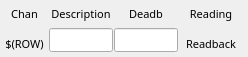
<?xml version="1.0" encoding="UTF-8"?>
<ui version="4.0">
 <class>EFrame</class>
 <widget class="QEFrame" name="EFrame">
  <property name="geometry">
   <rect>
    <x>0</x>
    <y>0</y>
    <width>248</width>
    <height>57</height>
   </rect>
  </property>
  <property name="sizeIncrement">
   <size>
    <width>1</width>
    <height>1</height>
   </size>
  </property>
  <property name="windowTitle">
   <string>EFrame</string>
  </property>
  <layout class="QVBoxLayout" name="verticalLayout">
   <property name="spacing">
    <number>1</number>
   </property>
   <property name="margin">
    <number>5</number>
   </property>
   <item>
    <layout class="QHBoxLayout" name="horizontalLayout" stretch="1,2,2,2">
     <property name="spacing">
      <number>1</number>
     </property>
     <item>
      <layout class="QVBoxLayout" name="verticalLayout_5" stretch="1,9,9,9">
       <property name="spacing">
        <number>1</number>
       </property>
       <property name="rightMargin">
        <number>4</number>
       </property>
       <item>
        <spacer name="verticalSpacer">
         <property name="orientation">
          <enum>Qt::Vertical</enum>
         </property>
         <property name="sizeHint" stdset="0">
          <size>
           <width>20</width>
           <height>40</height>
          </size>
         </property>
        </spacer>
       </item>
       <item>
        <widget class="QLabel" name="label_10">
         <property name="sizePolicy">
          <sizepolicy hsizetype="Preferred" vsizetype="Preferred">
           <horstretch>0</horstretch>
           <verstretch>0</verstretch>
          </sizepolicy>
         </property>
         <property name="font">
          <font>
           <family>Abyssinica SIL</family>
           <pointsize>8</pointsize>
          </font>
         </property>
         <property name="text">
          <string>Chan</string>
         </property>
         <property name="alignment">
          <set>Qt::AlignCenter</set>
         </property>
        </widget>
       </item>
       <item>
        <spacer name="verticalSpacer_2">
         <property name="orientation">
          <enum>Qt::Vertical</enum>
         </property>
         <property name="sizeHint" stdset="0">
          <size>
           <width>20</width>
           <height>40</height>
          </size>
         </property>
        </spacer>
       </item>
       <item>
        <widget class="QESubstitutedLabel" name="qesubstitutedlabel">
         <property name="font">
          <font>
           <family>Abyssinica SIL</family>
           <pointsize>8</pointsize>
          </font>
         </property>
         <property name="text">
          <string>$(ROW)</string>
         </property>
         <property name="alignment">
          <set>Qt::AlignCenter</set>
         </property>
         <property name="labelText" stdset="0">
          <string>$(ROW)</string>
         </property>
        </widget>
       </item>
      </layout>
     </item>
     <item>
      <layout class="QVBoxLayout" name="verticalLayout_3" stretch="1,9,9,9">
       <property name="spacing">
        <number>1</number>
       </property>
       <item>
        <spacer name="verticalSpacer_7">
         <property name="orientation">
          <enum>Qt::Vertical</enum>
         </property>
         <property name="sizeHint" stdset="0">
          <size>
           <width>20</width>
           <height>40</height>
          </size>
         </property>
        </spacer>
       </item>
       <item>
        <widget class="QLabel" name="label_8">
         <property name="sizePolicy">
          <sizepolicy hsizetype="Preferred" vsizetype="Preferred">
           <horstretch>0</horstretch>
           <verstretch>0</verstretch>
          </sizepolicy>
         </property>
         <property name="font">
          <font>
           <family>Abyssinica SIL</family>
           <pointsize>8</pointsize>
          </font>
         </property>
         <property name="text">
          <string>Description</string>
         </property>
         <property name="alignment">
          <set>Qt::AlignCenter</set>
         </property>
        </widget>
       </item>
       <item>
        <spacer name="verticalSpacer_8">
         <property name="orientation">
          <enum>Qt::Vertical</enum>
         </property>
         <property name="sizeHint" stdset="0">
          <size>
           <width>20</width>
           <height>40</height>
          </size>
         </property>
        </spacer>
       </item>
       <item>
        <widget class="QELineEdit" name="qelineedit_17">
         <property name="sizePolicy">
          <sizepolicy hsizetype="Preferred" vsizetype="Preferred">
           <horstretch>0</horstretch>
           <verstretch>0</verstretch>
          </sizepolicy>
         </property>
         <property name="font">
          <font>
           <family>Abyssinica SIL</family>
           <pointsize>8</pointsize>
          </font>
         </property>
         <property name="alignment">
          <set>Qt::AlignCenter</set>
         </property>
         <property name="variable" stdset="0">
          <string>$(P)GalilAi$(ROW)_MON.DESC</string>
         </property>
         <property name="variableSubstitutions" stdset="0">
          <string/>
         </property>
         <property name="displayAlarmStateOption" stdset="0">
          <enum>QEGenericEdit::Never</enum>
         </property>
        </widget>
       </item>
      </layout>
     </item>
     <item>
      <layout class="QVBoxLayout" name="verticalLayout_2" stretch="1,9,9,9">
       <property name="spacing">
        <number>1</number>
       </property>
       <item>
        <spacer name="verticalSpacer_3">
         <property name="orientation">
          <enum>Qt::Vertical</enum>
         </property>
         <property name="sizeHint" stdset="0">
          <size>
           <width>20</width>
           <height>40</height>
          </size>
         </property>
        </spacer>
       </item>
       <item>
        <widget class="QLabel" name="label_7">
         <property name="sizePolicy">
          <sizepolicy hsizetype="Preferred" vsizetype="Preferred">
           <horstretch>0</horstretch>
           <verstretch>0</verstretch>
          </sizepolicy>
         </property>
         <property name="font">
          <font>
           <family>Abyssinica SIL</family>
           <pointsize>8</pointsize>
          </font>
         </property>
         <property name="text">
          <string>Deadb</string>
         </property>
         <property name="alignment">
          <set>Qt::AlignCenter</set>
         </property>
        </widget>
       </item>
       <item>
        <spacer name="verticalSpacer_4">
         <property name="orientation">
          <enum>Qt::Vertical</enum>
         </property>
         <property name="sizeHint" stdset="0">
          <size>
           <width>20</width>
           <height>40</height>
          </size>
         </property>
        </spacer>
       </item>
       <item>
        <widget class="QELineEdit" name="qelineedit_16">
         <property name="sizePolicy">
          <sizepolicy hsizetype="Preferred" vsizetype="Preferred">
           <horstretch>0</horstretch>
           <verstretch>0</verstretch>
          </sizepolicy>
         </property>
         <property name="font">
          <font>
           <family>Abyssinica SIL</family>
           <pointsize>8</pointsize>
          </font>
         </property>
         <property name="alignment">
          <set>Qt::AlignCenter</set>
         </property>
         <property name="variable" stdset="0">
          <string>$(P)GalilAi$(ROW)Deadb_SP</string>
         </property>
         <property name="variableSubstitutions" stdset="0">
          <string/>
         </property>
         <property name="addUnits">
          <bool>true</bool>
         </property>
        </widget>
       </item>
      </layout>
     </item>
     <item>
      <layout class="QVBoxLayout" name="verticalLayout_4" stretch="1,9,9,9">
       <property name="spacing">
        <number>1</number>
       </property>
       <item>
        <spacer name="verticalSpacer_5">
         <property name="orientation">
          <enum>Qt::Vertical</enum>
         </property>
         <property name="sizeHint" stdset="0">
          <size>
           <width>20</width>
           <height>40</height>
          </size>
         </property>
        </spacer>
       </item>
       <item>
        <widget class="QLabel" name="label_9">
         <property name="sizePolicy">
          <sizepolicy hsizetype="Preferred" vsizetype="Preferred">
           <horstretch>0</horstretch>
           <verstretch>0</verstretch>
          </sizepolicy>
         </property>
         <property name="font">
          <font>
           <family>Abyssinica SIL</family>
           <pointsize>8</pointsize>
          </font>
         </property>
         <property name="text">
          <string>Reading</string>
         </property>
         <property name="alignment">
          <set>Qt::AlignCenter</set>
         </property>
        </widget>
       </item>
       <item>
        <spacer name="verticalSpacer_6">
         <property name="orientation">
          <enum>Qt::Vertical</enum>
         </property>
         <property name="sizeHint" stdset="0">
          <size>
           <width>20</width>
           <height>40</height>
          </size>
         </property>
        </spacer>
       </item>
       <item>
        <widget class="QELabel" name="qelabel_3">
         <property name="sizePolicy">
          <sizepolicy hsizetype="Preferred" vsizetype="Preferred">
           <horstretch>0</horstretch>
           <verstretch>0</verstretch>
          </sizepolicy>
         </property>
         <property name="font">
          <font>
           <family>Abyssinica SIL</family>
           <pointsize>8</pointsize>
          </font>
         </property>
         <property name="frameShape">
          <enum>QFrame::NoFrame</enum>
         </property>
         <property name="alignment">
          <set>Qt::AlignCenter</set>
         </property>
         <property name="variable" stdset="0">
          <string>$(P)GalilAi$(ROW)_MON</string>
         </property>
         <property name="variableSubstitutions" stdset="0">
          <string/>
         </property>
         <property name="notation" stdset="0">
          <enum>QELabel::Fixed</enum>
         </property>
         <property name="text">
          <string>Readback</string>
         </property>
        </widget>
       </item>
      </layout>
     </item>
    </layout>
   </item>
  </layout>
 </widget>
 <customwidgets>
  <customwidget>
   <class>QELabel</class>
   <extends>QLabel</extends>
   <header>QELabel.h</header>
  </customwidget>
  <customwidget>
   <class>QELineEdit</class>
   <extends>QLineEdit</extends>
   <header>QELineEdit.h</header>
  </customwidget>
  <customwidget>
   <class>QESubstitutedLabel</class>
   <extends>QLabel</extends>
   <header>QESubstitutedLabel.h</header>
  </customwidget>
  <customwidget>
   <class>QEFrame</class>
   <extends>QFrame</extends>
   <header>QEFrame.h</header>
   <container>1</container>
  </customwidget>
 </customwidgets>
 <resources/>
 <connections/>
</ui>
